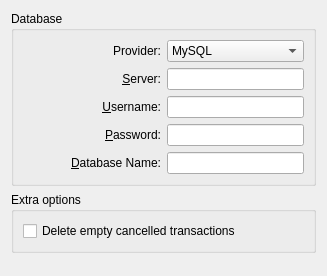
<?xml version="1.0" encoding="UTF-8"?>
<ui version="4.0">
 <class>prefs_db</class>
 <widget class="QWidget" name="prefs_db">
  <property name="geometry">
   <rect>
    <x>0</x>
    <y>0</y>
    <width>324</width>
    <height>276</height>
   </rect>
  </property>
  <property name="windowTitle">
   <string>Form</string>
  </property>
  <layout class="QVBoxLayout" name="verticalLayout">
   <item>
    <widget class="QGroupBox" name="groupBox">
     <property name="title">
      <string>Database</string>
     </property>
     <layout class="QGridLayout" name="gridLayout">
      <item row="0" column="0">
       <widget class="QLabel" name="lbl_provider">
        <property name="text">
         <string>Provider:</string>
        </property>
        <property name="alignment">
         <set>Qt::AlignRight|Qt::AlignTrailing|Qt::AlignVCenter</set>
        </property>
       </widget>
      </item>
      <item row="0" column="1">
       <widget class="QComboBox" name="kcfg_editDBProvider">
        <item>
         <property name="text">
          <string>MySQL</string>
         </property>
        </item>
        <item>
         <property name="text">
          <string>PostgreSQL</string>
         </property>
        </item>
       </widget>
      </item>
      <item row="1" column="0">
       <widget class="QLabel" name="label">
        <property name="text">
         <string>&amp;Server:</string>
        </property>
        <property name="alignment">
         <set>Qt::AlignRight|Qt::AlignTrailing|Qt::AlignVCenter</set>
        </property>
        <property name="buddy">
         <cstring>kcfg_editDBServer</cstring>
        </property>
       </widget>
      </item>
      <item row="1" column="1">
       <widget class="QLineEdit" name="kcfg_editDBServer"/>
      </item>
      <item row="2" column="0">
       <widget class="QLabel" name="label_2">
        <property name="text">
         <string>&amp;Username:</string>
        </property>
        <property name="alignment">
         <set>Qt::AlignRight|Qt::AlignTrailing|Qt::AlignVCenter</set>
        </property>
        <property name="buddy">
         <cstring>kcfg_editDBUsername</cstring>
        </property>
       </widget>
      </item>
      <item row="2" column="1">
       <widget class="QLineEdit" name="kcfg_editDBUsername"/>
      </item>
      <item row="3" column="0">
       <widget class="QLabel" name="label_3">
        <property name="text">
         <string>&amp;Password:</string>
        </property>
        <property name="alignment">
         <set>Qt::AlignRight|Qt::AlignTrailing|Qt::AlignVCenter</set>
        </property>
        <property name="buddy">
         <cstring>kcfg_editDBPassword</cstring>
        </property>
       </widget>
      </item>
      <item row="3" column="1">
       <widget class="QLineEdit" name="kcfg_editDBPassword">
        <property name="inputMask">
         <string/>
        </property>
        <property name="echoMode">
         <enum>QLineEdit::Password</enum>
        </property>
       </widget>
      </item>
      <item row="4" column="0">
       <widget class="QLabel" name="label_4">
        <property name="sizePolicy">
         <sizepolicy hsizetype="MinimumExpanding" vsizetype="Minimum">
          <horstretch>0</horstretch>
          <verstretch>0</verstretch>
         </sizepolicy>
        </property>
        <property name="text">
         <string>&amp;Database Name:</string>
        </property>
        <property name="alignment">
         <set>Qt::AlignRight|Qt::AlignTrailing|Qt::AlignVCenter</set>
        </property>
        <property name="buddy">
         <cstring>kcfg_editDBName</cstring>
        </property>
       </widget>
      </item>
      <item row="4" column="1">
       <widget class="QLineEdit" name="kcfg_editDBName"/>
      </item>
     </layout>
    </widget>
   </item>
   <item>
    <widget class="QGroupBox" name="groupBox_2">
     <property name="title">
      <string>Extra options</string>
     </property>
     <layout class="QVBoxLayout">
      <item>
       <widget class="QCheckBox" name="kcfg_deleteEmptyCancelledTransactions">
        <property name="text">
         <string>Delete empty cancelled transactions</string>
        </property>
       </widget>
      </item>
     </layout>
    </widget>
   </item>
   <item>
    <spacer>
     <property name="orientation">
      <enum>Qt::Vertical</enum>
     </property>
     <property name="sizeHint" stdset="0">
      <size>
       <width>305</width>
       <height>41</height>
      </size>
     </property>
    </spacer>
   </item>
  </layout>
 </widget>
 <resources/>
 <connections/>
</ui>
